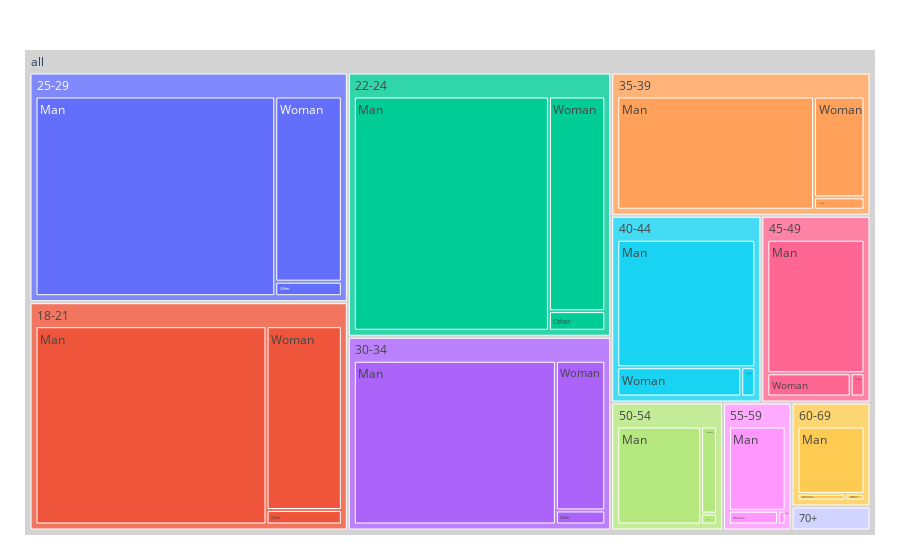

The notebook cell this image was saved under:
### Code cell
fig = px.treemap(df_, path=[px.Constant("all"), 'Age', 'Gender'], values='Count')
fig.update_traces(root_color="lightgrey")
fig.update_layout(margin = dict(t=50, l=25, r=25, b=25))
fig.show()

### Figure 1 — Plotly figure (JSON) as saved in the notebook; plotly's stock layout.template omitted (floating-point values rounded to 4 significant figures)
{"data": [{"branchvalues": "total", "domain": {"x": [0, 1], "y": [0, 1]}, "hovertemplate": "labels=%{label}<br>Count=%{value}<br>parent=%{parent}<br>id=%{id}<extra></extra>", "ids": ["all/18-21/Man", "all/22-24/Man", "all/25-29/Man", "all/30-34/Man", "all/35-39/Man", "all/40-44/Man", "all/45-49/Man", "all/50-54/Man", "all/55-59/Man", "all/60-69/Man", "all/70+/Man", "all/18-21/Other", "all/22-24/Other", "all/25-29/Other", "all/30-34/Other", "all/35-39/Other", "all/40-44/Other", "all/45-49/Other", "all/50-54/Other", "all/55-59/Other", "all/60-69/Other", "all/70+/Other", "all/18-21/Woman", "all/22-24/Woman", "all/25-29/Woman", "all/30-34/Woman", "all/35-39/Woman", "all/40-44/Woman", "all/45-49/Woman", "all/50-54/Woman", "all/55-59/Woman", "all/60-69/Woman", "all/70+/Woman", "all/18-21", "all/22-24", "all/25-29", "all/30-34", "all/35-39", "all/40-44", "all/45-49", "all/50-54", "all/55-59", "all/60-69", "all/70+", "all"], "labels": ["Man", "Man", "Man", "Man", "Man", "Man", "Man", "Man", "Man", "Man", "Man", "Other", "Other", "Other", "Other", "Other", "Other", "Other", "Other", "Other", "Other", "Other", "Woman", "Woman", "Woman", "Woman", "Woman", "Woman", "Woman", "Woman", "Woman", "Woman", "Woman", "18-21", "22-24", "25-29", "30-34", "35-39", "40-44", "45-49", "50-54", "55-59", "60-69", "70+", "all"], "name": "", "parents": ["all/18-21", "all/22-24", "all/25-29", "all/30-34", "all/35-39", "all/40-44", "all/45-49", "all/50-54", "all/55-59", "all/60-69", "all/70+", "all/18-21", "all/22-24", "all/25-29", "all/30-34", "all/35-39", "all/40-44", "all/45-49", "all/50-54", "all/55-59", "all/60-69", "all/70+", "all/18-21", "all/22-24", "all/25-29", "all/30-34", "all/35-39", "all/40-44", "all/45-49", "all/50-54", "all/55-59", "all/60-69", "all/70+", "all", "all", "all", "all", "all", "all", "all", "all", "all", "all", "all", ""], "root": {"color": "lightgrey"}, "type": "treemap", "values": [3696, 3643, 3859, 2765, 1993, 1537, 1171, 811, 509, 504, 110, 88, 88, 78, 58, 56, 36, 29, 17, 11, 14, 10, 1117, 963, 994, 618, 455, 317, 175, 136, 72, 35, 8, 4901, 4694, 4931, 3441, 2504, 1890, 1375, 964, 592, 553, 128, 25973]}], "layout": {"legend": {"tracegroupgap": 0}, "margin": {"b": 25, "l": 25, "r": 25, "t": 50}}}
